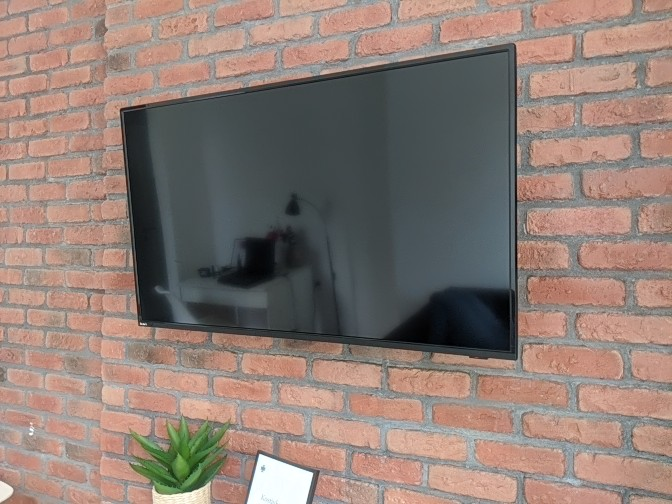
#> input picture media/test.jpg, 672 x 504 px
$ python transform_photo_2.py
#> lines starting #> are read from the running program, lines starting #| are printed output that depends on the picture
import cv2
import numpy as np

image = cv2.imread('media/test.jpg', cv2.IMREAD_COLOR)
#> image is the input picture: shape (504, 672, 3); mean B, G, R 116.6, 124.4, 141.9

# dividing height and width by 2 to get the center of the image
height, width = image.shape[:2]
#> height = 504; width = 672

# get tx and ty values for translation
# you can specify any value of your choice
tx, ty = width / 4, height / 4
#> tx = 168; ty = 126

# create the translation matrix using tx and ty, it is a NumPy array
translation_matrix = np.array([
    [1, 0, tx],
    [0, 1, ty]
], dtype=np.float32)
#> translation_matrix = [[1, 0, 168], [0, 1, 126]]

# apply the translation to the image
translated_image = cv2.warpAffine(src=image, M=translation_matrix, dsize=(width, height))
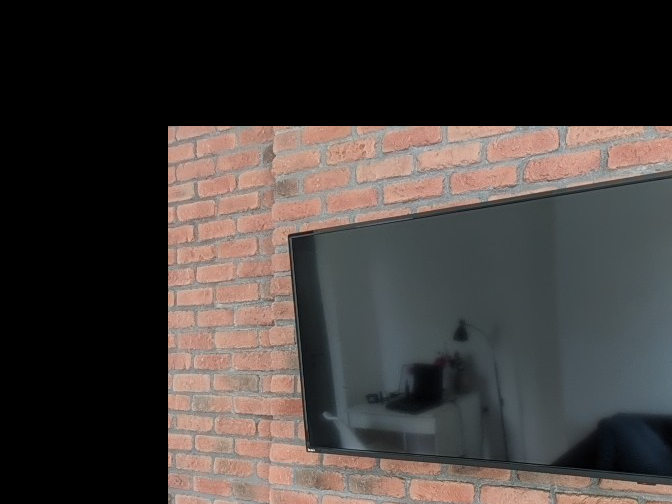
#> translated_image: shape (504, 672, 3); mean B, G, R 57.9, 60.3, 66.1

cv2.imshow("transleted_photo", translated_image)

cv2.waitKey()
